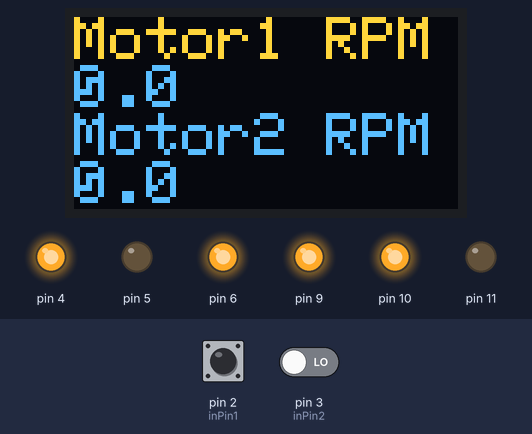
Recording of a program running on a simulated Arduino Nano, built with avr-gcc and run on an emulated ATmega328P. Parts: 128×64 one-colour display, output pins drawn as LEDs (lit = HIGH). Inputs (shaded band) come from the test bench; at power-on: pin 2 (inPin1) LOW, pin 3 (inPin2) LOW. The OLED is the two-colour kind (top 16 rows yellow).

Above: at 1.2 s.
1.3 s: pin 2 (inPin1) pulsed HIGH 2 times (0.12 s each, 0.3 s apart)
At 1.83 s:
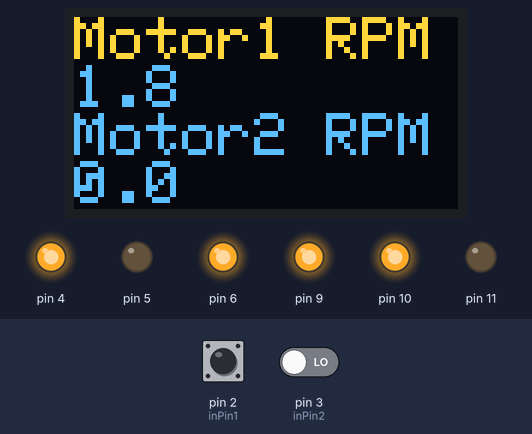
Timing chart, 0 to 4.3 s (numbered marks = the images above; inputs shaded):
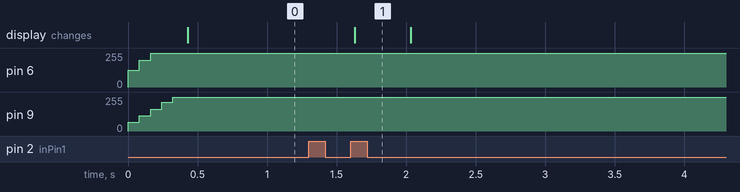

Measured:
- after the input at 1.3 s, the display: changes after 0.33 s (image 1)

The program:

main.cpp
```cpp
#include "Arduino.h"
#include "Wire.h"
#include "DisplayClass/Display.h"
#include "PID/PID.h"
#include "Types.h"
#include "MotorClass/motor.h"

constexpr MotorConfig MOTOR1_CONFIG = {408, 127, 150};
constexpr MotorConfig MOTOR2_CONFIG = {408,  64, 100};

Display myDisplay;
PIDController PIDControllerMotor1(0.5, 0.05);
PIDController PIDControllerMotor2(0.5, 0.05);
Motor motor1(MOTOR1_CONFIG);
Motor motor2(MOTOR2_CONFIG);

LoopTime myTime;
Pins myPins;

volatile int pulseCount1 = 0;
volatile int pulseCount2 = 0;

// ISR
void IsrIncrementPulseCount1(){
  pulseCount1 ++;
}

void IsrIncrementPulseCount2(){
  pulseCount2 ++;
}

void setup()
{
  pinMode(myPins.inPin1, INPUT);
  pinMode(myPins.inPin2, INPUT);
  pinMode(myPins.motor1Out1, OUTPUT);
  pinMode(myPins.motor1Out2, OUTPUT);
  pinMode(myPins.motor2Out1, OUTPUT);
  pinMode(myPins.motor2Out2, OUTPUT);
  pinMode(myPins.ENA1, OUTPUT);
  pinMode(myPins.ENA2, OUTPUT);

  digitalWrite(myPins.ENA1, LOW);
  digitalWrite(myPins.ENA2, LOW);

  digitalWrite(myPins.motor1Out1, HIGH);
  digitalWrite(myPins.motor1Out2, LOW);

  digitalWrite(myPins.motor2Out1, HIGH);
  digitalWrite(myPins.motor2Out2, LOW);

  analogWrite(myPins.ENA1, motor1.PWM);
  analogWrite(myPins.ENA2, motor2.PWM);

  Serial.begin(115200);

  myDisplay.Begin();

  attachInterrupt(digitalPinToInterrupt(myPins.inPin1), IsrIncrementPulseCount1, RISING);
  attachInterrupt(digitalPinToInterrupt(myPins.inPin2), IsrIncrementPulseCount2, RISING);
}

void loop()
{

  myTime.currentTime = millis();

  // Sample rate is the same for both
  if (myTime.currentTime - myTime.lastTimeMotorOutput >= myTime.MotorOutputTimeCheck){
    noInterrupts();
    int pulseCount1Local = pulseCount1;
    int pulseCount2Local = pulseCount2;
    pulseCount1 = 0;
    pulseCount2 = 0;
    interrupts();

    myTime.dt = (myTime.currentTime - myTime.lastTimeMotorOutput) / 1000.0f;

    motor1.motorRPM = ((float)pulseCount1Local/motor1.getMotorPPR()) * (60.0f/myTime.dt);
    motor2.motorRPM = ((float)pulseCount2Local/motor2.getMotorPPR()) * (60.0f/myTime.dt);

    motor1.PWM = PIDControllerMotor1.PIDControl(motor1, myTime);
    motor2.PWM = PIDControllerMotor2.PIDControl(motor2, myTime);

    analogWrite(myPins.ENA1, motor1.PWM);
    analogWrite(myPins.ENA2, motor2.PWM);

    myTime.lastTimeMotorOutput += myTime.MotorOutputTimeCheck;

  }

  if (myTime.currentTime - myTime.lastTimeDisplayOutput >= myTime.DisplayOutputTimeCheck){
    myDisplay.displayMotorRPM(motor1.motorRPM, motor2.motorRPM);

    myTime.lastTimeDisplayOutput += myTime.DisplayOutputTimeCheck;
  }

  // if (myTime.currentTime - myTime.lastTimeSerialOutput >= myTime.SerialOutputTimeCheck){
  //   Serial.print(myTime.currentTime);
  //   Serial.print(",");
  //   Serial.print(motor1.motorRPM);
  //   Serial.print(",");
  //   Serial.println(motor1.PWM);

  //   myTime.lastTimeSerialOutput += myTime.SerialOutputTimeCheck;
  // }

}
```

Display.cpp
```cpp
#include "Display.h"

Display::Display()
    : oledDisplay(SCREEN_WIDTH, SCREEN_HEIGHT, &Wire, -1)
    {};


void Display:: Begin(){
    Wire.begin();
    oledDisplay.begin(SSD1306_SWITCHCAPVCC, 0x3C);
    oledDisplay.clearDisplay();
    oledDisplay.setTextSize(2);
    oledDisplay.setTextColor(SSD1306_WHITE);
    oledDisplay.display();
}

void Display:: displayMotorRPM(const float Motor1RPM, const float Motor2RPM){
    oledDisplay.clearDisplay();
    oledDisplay.setCursor(0, 0);
    oledDisplay.print("Motor1 RPM:");
    oledDisplay.setCursor(0, 16);
    oledDisplay.print(Motor1RPM, 1);
    oledDisplay.setCursor(0, 32);
    oledDisplay.print("Motor2 RPM:");
    oledDisplay.setCursor(0, 48);
    oledDisplay.print(Motor2RPM, 1);
    oledDisplay.display();
}
```

Display.h
```cpp
#ifndef Display_h
#define Display_h

#include "Wire.h"
#include <Adafruit_SSD1306.h>
#include <Adafruit_GFX.h>
#include <string.h>

#define SCREEN_WIDTH 128
#define SCREEN_HEIGHT 64
#define SCREEN_ADDRESS 0x3C


class Display {
public:
    Display();
    void Begin();

    template<typename T>
    void displayOLED(const T&  valueToDisplay){
        oledDisplay.clearDisplay();
        oledDisplay.setCursor(0,0);
        oledDisplay.print(valueToDisplay);
        oledDisplay.display();
    }

    void displayMotorRPM(const float Motor1RPM, const float Motor2RPM);

private:
    Adafruit_SSD1306 oledDisplay;
};

#endif
```

motor.cpp
```cpp
#include "motor.h"
#include <stdint.h>

Motor:: Motor(const MotorConfig& myMotor):  motorRPM(0), PWM(myMotor.defaultPWM), RPMSetPoint(myMotor.RPMSetPoint), motorPPR(myMotor.ppr) {}

uint16_t Motor:: getMotorPPR() const{
    return motorPPR;
}
```

motor.h
```cpp
#ifndef MOTOR_H
#define MOTOR_H

#include <stdint.h>

struct MotorConfig{
    uint16_t ppr;
    uint16_t defaultPWM;
    uint8_t RPMSetPoint;
};

class Motor{
public:
    Motor(const MotorConfig& myMotor);
    uint16_t getMotorPPR() const;

    float motorRPM;
    uint16_t PWM;
    uint8_t RPMSetPoint;

private:
    const uint16_t motorPPR;
};

#endif
```

PID.cpp
```cpp
#include "PID.h"

PIDController:: PIDController(float KpVal, float KiVal){
    Kp = KpVal;
    Ki = KiVal;
    Integral = 0;
}

float PIDController:: PIDControl(Motor& motorObj, LoopTime& myTime)
{
    float error = motorObj.RPMSetPoint - motorObj.motorRPM;

    if((motorObj.PWM <= 0 && error < 0) || (motorObj.PWM >= 255 && error > 0)){
        motorObj.PWM += (Kp * error);
    } else{
        Integral += error * myTime.dt;
        motorObj.PWM += (Kp * error) + (Ki * Integral);
    }

    if (motorObj.PWM < 0){
        motorObj.PWM = 0;
    } else if (motorObj.PWM > 255){
        motorObj.PWM = 255;
    }

    return motorObj.PWM;
};
```

PID.h
```cpp
#ifndef PID_h
#define PID_h

#include "Types.h"
#include "MotorClass/motor.h"

class PIDController{
public:
    PIDController(float KpVal, float kiVal);
    float PIDControl(Motor& motorObj, LoopTime& myTime);

private:
    float Integral;
    float Kp;
    float Ki;
};


#endif
```

Types.h
```cpp
#ifndef TYPES_H
#define TYPES_H

#include <stdint.h>

struct Pins {
    uint8_t inPin1 = 2;
    uint8_t inPin2 = 3;
    uint8_t motor1Out1 = 4;
    uint8_t motor1Out2 = 5;
    uint8_t motor2Out1 = 10;
    uint8_t motor2Out2 = 11;
    uint8_t ENA1 = 6;
    uint8_t ENA2 = 9;
};

struct LoopTime {
    unsigned long lastTimeMotorOutput = 0;
    unsigned long lastTimeDisplayOutput = 0;
    unsigned long lastTimeSerialOutput = 0;
    unsigned long currentTime = 0;
    float dt = 0;
    const unsigned long MotorOutputTimeCheck = 80;
    const unsigned long DisplayOutputTimeCheck = 400;
    const unsigned long SerialOutputTimeCheck = 500;
};

#endif
```
